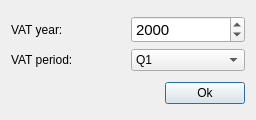
<?xml version="1.0" encoding="UTF-8"?>
<ui version="4.0">
 <class>VATPeriodDlg</class>
 <widget class="QDialog" name="VATPeriodDlg">
  <property name="geometry">
   <rect>
    <x>0</x>
    <y>0</y>
    <width>256</width>
    <height>120</height>
   </rect>
  </property>
  <property name="minimumSize">
   <size>
    <width>256</width>
    <height>120</height>
   </size>
  </property>
  <property name="maximumSize">
   <size>
    <width>256</width>
    <height>120</height>
   </size>
  </property>
  <property name="windowTitle">
   <string>VATPeriod dialog</string>
  </property>
  <layout class="QGridLayout" name="gridLayout_2">
   <item row="0" column="0" colspan="2">
    <layout class="QGridLayout" name="gridLayout">
     <item row="0" column="0">
      <widget class="QLabel" name="label">
       <property name="text">
        <string>VAT year:</string>
       </property>
      </widget>
     </item>
     <item row="1" column="0">
      <widget class="QLabel" name="label_2">
       <property name="text">
        <string>VAT period:</string>
       </property>
      </widget>
     </item>
     <item row="0" column="1">
      <widget class="QDateEdit" name="VATYearEdit">
       <property name="font">
        <font>
         <pointsize>11</pointsize>
        </font>
       </property>
       <property name="displayFormat">
        <string>yyyy</string>
       </property>
       <property name="calendarPopup">
        <bool>false</bool>
       </property>
      </widget>
     </item>
     <item row="1" column="1">
      <widget class="QComboBox" name="VATPeriodBox">
       <item>
        <property name="text">
         <string>Q1</string>
        </property>
       </item>
       <item>
        <property name="text">
         <string>Q2</string>
        </property>
       </item>
       <item>
        <property name="text">
         <string>Q3</string>
        </property>
       </item>
       <item>
        <property name="text">
         <string>Q4</string>
        </property>
       </item>
      </widget>
     </item>
    </layout>
   </item>
   <item row="1" column="0">
    <spacer name="horizontalSpacer">
     <property name="orientation">
      <enum>Qt::Horizontal</enum>
     </property>
     <property name="sizeHint" stdset="0">
      <size>
       <width>152</width>
       <height>20</height>
      </size>
     </property>
    </spacer>
   </item>
   <item row="1" column="1">
    <widget class="QPushButton" name="OkButton">
     <property name="text">
      <string>Ok</string>
     </property>
    </widget>
   </item>
  </layout>
 </widget>
 <resources/>
 <connections/>
</ui>
